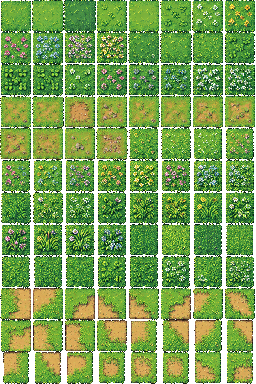
#> input picture dream/assets/tilesets/grass_atlas.png, 256 x 384 px
$ python make_seamless_terrain.py
#> lines starting #> are read from the running program, lines starting #| are printed output that depends on the picture; after the words box and inside, x2 and y2 are one past the last pixel; in counts of white or black regions, pixels touching at a corner belong together
#!/usr/bin/env python3
# -*- coding: utf-8 -*-
"""Build seamless multi-type grass + stone/dirt/water atlases.

Grass types (scientific / village maintenance logic):
  0-1 mowed   — near paths & plaza (trampled / kept short)
  2-3 meadow  — open yards
  4-5 tall    — edges, behind buildings, less foot traffic
  6   weed    — disturbed soil / fence corners
  7   damp    — riverbank moisture (cooler, darker green)

All tiles are wrap-seamless (L==R, T==B).
"""
from __future__ import annotations

import sys
from pathlib import Path

import numpy as np
from PIL import Image

if hasattr(sys.stdout, "reconfigure"):
	try:
		sys.stdout.reconfigure(encoding="utf-8")
	except Exception:
		pass

BASE = 32
REPO = Path(__file__).resolve().parents[2]
TILESETS = REPO / "dream" / "assets" / "tilesets"
OUT = REPO / "dream" / "assets" / "sliced" / "terrain_seamless"


def load_palette(atlas_path: Path, n: int = 6, grass_filter: bool = False) -> np.ndarray:
	im = np.array(Image.open(atlas_path).convert("RGBA"))
	rgb = im[:, :, :3][im[:, :, 3] > 200].astype(np.float32)
	if grass_filter:
		keep = (rgb[:, 1] > rgb[:, 0] * 0.85) & (rgb[:, 1] > rgb[:, 2] * 0.85) & (rgb[:, 1] > 35)
		if keep.sum() > 100:
			rgb = rgb[keep]
	rng = np.random.default_rng(2)
	idx = rng.choice(len(rgb), size=min(4000, len(rgb)), replace=False)
	pts = rgb[idx]
	centers = pts[rng.choice(len(pts), size=n, replace=False)]
	for _ in range(12):
		d = ((pts[:, None, :] - centers[None, :, :]) ** 2).sum(2)
		lab = d.argmin(1)
		for k in range(n):
			if (lab == k).any():
				centers[k] = pts[lab == k].mean(0)
	return np.clip(centers, 0, 255).astype(np.uint8)


def tileable_noise(size: int, scale: float, seed: int) -> np.ndarray:
	rng = np.random.default_rng(seed)
	gsize = int(size / scale) + 3
	g = rng.random((gsize, gsize))
	g[-1] = g[0]
	g[:, -1] = g[:, 0]
	ys = np.arange(size)[:, None] / scale
	xs = np.arange(size)[None, :] / scale
	x0 = np.floor(xs).astype(int) % (gsize - 1)
	y0 = np.floor(ys).astype(int) % (gsize - 1)
	x1 = (x0 + 1) % (gsize - 1)
	y1 = (y0 + 1) % (gsize - 1)
	tx = xs - np.floor(xs)
	ty = ys - np.floor(ys)
	return (g[y0, x0] * (1 - tx) + g[y0, x1] * tx) * (1 - ty) + (
		g[y1, x0] * (1 - tx) + g[y1, x1] * tx
	) * ty


def enforce_wrap(tile: np.ndarray) -> np.ndarray:
	tile = tile.copy()
	tile[:, -1] = tile[:, 0]
	tile[-1] = tile[0]
	tile[:, :, 3] = 255
	return tile


def shade_pal(pal: np.ndarray, brightness: float, cool: float = 0.0) -> list[np.ndarray]:
	out = []
	for c in sorted(list(pal), key=lambda x: float(np.mean(x))):
		v = c.astype(np.float32) * brightness
		v[2] = np.clip(v[2] + cool * 20.0, 0, 255)  # push blue for damp
		v[0] = np.clip(v[0] - cool * 10.0, 0, 255)
		out.append(np.clip(v, 0, 255).astype(np.uint8))
	return out


def fill_from_noise(mix: np.ndarray, pal: list[np.ndarray]) -> np.ndarray:
	tile = np.zeros((BASE, BASE, 4), np.uint8)
	for y in range(BASE):
		for x in range(BASE):
			idx = min(len(pal) - 1, int(mix[y, x] * len(pal)))
			tile[y, x, :3] = pal[idx]
			tile[y, x, 3] = 255
	return tile


def add_blades(tile: np.ndarray, pal: list[np.ndarray], count: int, height: int, seed: int) -> np.ndarray:
	rng = np.random.default_rng(seed)
	out = tile.copy()
	hi = pal[min(len(pal) - 1, len(pal) * 3 // 4) :]
	for _ in range(count):
		x = int(rng.integers(0, BASE))
		y = int(rng.integers(0, BASE))
		c = hi[int(rng.integers(0, len(hi)))]
		for dy in range(height):
			yy = (y - dy) % BASE
			out[yy, x, :3] = c
			if height > 2 and dy > 0 and rng.random() < 0.35:
				out[yy, (x + 1) % BASE, :3] = c
	return out


def add_weeds(tile: np.ndarray, seed: int) -> np.ndarray:
	rng = np.random.default_rng(seed)
	out = tile.copy()
	browns = [
		np.array([110, 95, 45], np.uint8),
		np.array([90, 70, 35], np.uint8),
		np.array([140, 120, 55], np.uint8),
	]
	for _ in range(22):
		x = int(rng.integers(0, BASE))
		y = int(rng.integers(0, BASE))
		c = browns[int(rng.integers(0, 3))]
		out[y, x, :3] = c
		out[(y + 1) % BASE, x, :3] = c
	return out


def make_grass_set(base_pal: np.ndarray) -> list[np.ndarray]:
	tiles: list[np.ndarray] = []
	# mowed x2 — fine noise, brighter, short blades
	for s in (0, 1):
		mix = 0.55 * tileable_noise(BASE, 6, 10 + s) + 0.45 * tileable_noise(BASE, 3, 20 + s)
		pal = shade_pal(base_pal, 1.08, cool=0.0)
		t = fill_from_noise(mix, pal)
		t = add_blades(t, pal, count=18, height=1, seed=100 + s)
		tiles.append(enforce_wrap(t))
	# meadow x2
	for s in (0, 1):
		mix = 0.4 * tileable_noise(BASE, 8, 30 + s) + 0.35 * tileable_noise(BASE, 4, 40 + s) + 0.25 * tileable_noise(BASE, 2, 50 + s)
		pal = shade_pal(base_pal, 1.0, cool=0.0)
		t = fill_from_noise(mix, pal)
		t = add_blades(t, pal, count=28, height=2, seed=200 + s)
		tiles.append(enforce_wrap(t))
	# tall / wild x2
	for s in (0, 1):
		mix = 0.35 * tileable_noise(BASE, 10, 60 + s) + 0.4 * tileable_noise(BASE, 4, 70 + s) + 0.25 * tileable_noise(BASE, 2, 80 + s)
		pal = shade_pal(base_pal, 0.92, cool=0.05)
		t = fill_from_noise(mix, pal)
		t = add_blades(t, pal, count=55, height=4, seed=300 + s)
		tiles.append(enforce_wrap(t))
	# weed
	mix = 0.5 * tileable_noise(BASE, 7, 90) + 0.5 * tileable_noise(BASE, 3, 91)
	pal = shade_pal(base_pal, 0.95, cool=0.0)
	t = add_weeds(add_blades(fill_from_noise(mix, pal), pal, 30, 2, 400), 401)
	tiles.append(enforce_wrap(t))
	# damp riverside — cooler mud + reed-like tall blades (bank-specific)
	mix = 0.35 * tileable_noise(BASE, 8, 110) + 0.35 * tileable_noise(BASE, 3, 111) + 0.3 * tileable_noise(BASE, 2, 112)
	pal = shade_pal(base_pal, 0.82, cool=0.75)
	# muddy darker base
	mud = [
		np.array([48, 72, 52], np.uint8),
		np.array([58, 78, 48], np.uint8),
		np.array([40, 58, 44], np.uint8),
	]
	t = fill_from_noise(mix, pal)
	rng = np.random.default_rng(503)
	for _ in range(40):
		x = int(rng.integers(0, BASE))
		y = int(rng.integers(0, BASE))
		c = mud[int(rng.integers(0, 3))]
		t[y, x, :3] = c
		t[(y + 1) % BASE, x, :3] = c
		t[y, (x + 1) % BASE, :3] = c
	t = add_blades(t, pal, 48, 4, 500)
	# sparse reed tips (olive)
	reed = np.array([70, 95, 40], np.uint8)
	for _ in range(12):
		x = int(rng.integers(0, BASE))
		y = int(rng.integers(0, BASE))
		for dy in range(5):
			t[(y - dy) % BASE, x, :3] = reed
	tiles.append(enforce_wrap(t))
	return tiles


def make_stone_set(pal: np.ndarray) -> list[np.ndarray]:
	tiles = []
	base = sorted(list(pal), key=lambda c: float(np.mean(c)))
	for s in range(6):
		mix = 0.65 * tileable_noise(BASE, 8, 200 + s) + 0.35 * tileable_noise(BASE, 3, 210 + s)
		t = np.zeros((BASE, BASE, 4), np.uint8)
		for y in range(BASE):
			for x in range(BASE):
				v = mix[y, x]
				crack = abs(np.sin((x + 3 + s) * 0.85) + np.cos((y + 5 - s) * 0.85))
				if crack < 0.12:
					v *= 0.72
				idx = min(len(base) - 1, int(v * len(base)))
				t[y, x, :3] = base[idx]
				t[y, x, 3] = 255
		tiles.append(enforce_wrap(t))
	return tiles


def make_water_set() -> list[np.ndarray]:
	pal = [
		np.array([28, 85, 155], np.uint8),
		np.array([36, 105, 175], np.uint8),
		np.array([48, 125, 195], np.uint8),
		np.array([60, 145, 210], np.uint8),
		np.array([22, 65, 125], np.uint8),
	]
	tiles = []
	for s in range(4):
		mix = 0.55 * tileable_noise(BASE, 8, 300 + s) + 0.45 * tileable_noise(BASE, 3, 310 + s)
		tiles.append(enforce_wrap(fill_from_noise(mix, pal)))
	return tiles


def pack(tiles: list[np.ndarray], path: Path, cols: int = 4) -> None:
	rows = (len(tiles) + cols - 1) // cols
	atlas = Image.new("RGBA", (cols * BASE, rows * BASE), (0, 0, 0, 0))
	for i, t in enumerate(tiles):
		atlas.paste(Image.fromarray(t), ((i % cols) * BASE, (i // cols) * BASE))
	atlas.save(path)
	print("wrote", path.name, "n=", len(tiles), "size=", atlas.size)
	assert np.array_equal(tiles[0][:, 0], tiles[0][:, -1])


def main() -> None:
	gpal = load_palette(TILESETS / "grass_atlas.png", grass_filter=True)
#> in load_palette, im is the input picture: shape (384, 256, 4); mean R, G, B, A 89.6, 128.4, 52.5, 220.7
#> in load_palette, `idx = rng.choice(len(rgb), size=min(4000, len(rgb)), replace=False)`: idx = 4000 values, max 76159 at index 965, min 17 at index 2041, mean 37754.2
#> in load_palette, `centers = pts[rng.choice(len(pts), size=n, replace=False)]`: centers = [[126, 182, 63], [241, 240, 244], [176, 187, 53], [17, 52, 29], [101, 166, 53], [152, 165, 49]]
#> after the loop in load_palette, `for _ in range(12):`: centers = [[107.6, 168.6, 58.3], [216.5, 225.9, 211], [198.2, 217.3, 75.98], [29.17, 85.51, 41.9], [65.82, 134.5, 54.51], [151.6, 179.8, 64.03]]
#> gpal = [[107, 168, 58], [216, 225, 211], [198, 217, 75], [29, 85, 41], [65, 134, 54], [151, 179, 64]]
	spal = load_palette(TILESETS / "stone_atlas.png")
#> call 2 of load_palette, with n = 6, grass_filter = False
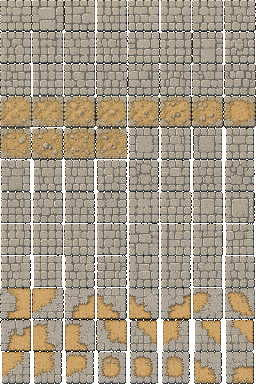
#> input picture dream/assets/tilesets/stone_atlas.png, 256 x 384 px
#> in load_palette, im is the input picture: shape (384, 256, 4); mean R, G, B, A 147.4, 135.4, 116.6, 235.6
#> in load_palette (call 2), `idx = rng.choice(len(rgb), size=min(4000, len(rgb)), replace=False)`: idx = 4000 values, max 90827 at index 1532, min 20 at index 2041, mean 45407.5
#> in load_palette (call 2), `centers = pts[rng.choice(len(pts), size=n, replace=False)]`: centers = [[181, 173, 160], [167, 159, 146], [78, 80, 79], [174, 166, 155], [194, 159, 103], [118, 118, 108]]
#> after the loop in load_palette (call 2), `for _ in range(12):`: centers = [[197.1, 187.1, 170.8], [153.1, 143.9, 128.6], [49.1, 46.6, 41.67], [174.1, 163.8, 148.4], [190.2, 154.7, 101.9], [116.4, 108.2, 93.72]]
#> spal = [[197, 187, 170], [153, 143, 128], [49, 46, 41], [174, 163, 148], [190, 154, 101], [116, 108, 93]]
	dpal = load_palette(TILESETS / "dirt_atlas.png")
#> call 3 of load_palette, with n = 6, grass_filter = False
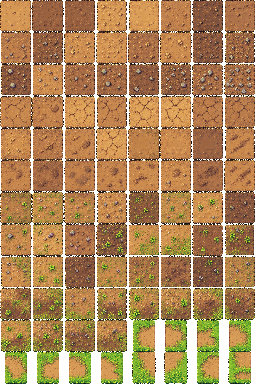
#> input picture dream/assets/tilesets/dirt_atlas.png, 256 x 384 px
#> in load_palette, im is the input picture: shape (384, 256, 4); mean R, G, B, A 146.9, 107.3, 61, 227.1
#> in load_palette (call 3), `idx = rng.choice(len(rgb), size=min(4000, len(rgb)), replace=False)`: idx = 4000 values, max 87546 at index 1056, min 19 at index 2041, mean 43577
#> in load_palette (call 3), `centers = pts[rng.choice(len(pts), size=n, replace=False)]`: centers = [[131, 86, 63], [159, 100, 67], [138, 123, 119], [187, 133, 75], [153, 94, 66], [162, 105, 69]]
#> after the loop in load_palette (call 3), `for _ in range(12):`: centers = [[54.14, 44.85, 30.95], [162.7, 108.9, 67.98], [220.7, 176.2, 94.6], [200.3, 140.3, 78.92], [121.7, 85.73, 56.62], [143.3, 165.9, 53.49]]
#> dpal = [[54, 44, 30], [162, 108, 67], [220, 176, 94], [200, 140, 78], [121, 85, 56], [143, 165, 53]]
	grass = make_grass_set(gpal)
#> the loop in make_grass_set, `for s in (0, 1):` made 2 passes
#> hi in add_blades on passes 1 to 2: [[213, 234, 81], [233, 243, 227]], [[213, 234, 81], [233, 243, 227]]
#> after the loop in make_grass_set, `for s in (0, 1):`:
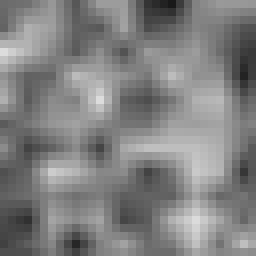
#> mix: shape (32, 32) float64 (shown 8 times larger); min 0.0992, max 0.864, mean 0.507
#> after the loop in make_grass_set, `for s in (0, 1):`: tiles = 2 items
#> the loop in make_grass_set, `for s in (0, 1):` made 2 passes
#> hi in add_blades on passes 1 to 2: [[198, 217, 75], [216, 225, 211]], [[198, 217, 75], [216, 225, 211]]
#> after the loop in make_grass_set, `for s in (0, 1):`: tiles = 4 items
#> the loop in make_grass_set, `for s in (0, 1):` made 2 passes
#> hi in add_blades on passes 1 to 2: [[181, 199, 70], [198, 207, 195]], [[181, 199, 70], [198, 207, 195]]
#> after the loop in make_grass_set, `for s in (0, 1):`: tiles = 6 items
#> in make_grass_set, `pal = shade_pal(base_pal, 0.95, cool=0.0)`: pal = [[27, 80, 38], [61, 127, 51], [101, 159, 55], [143, 170, 60], [188, 206, 71], [205, 213, 200]]
#> in fill_from_noise (call 7), `tile = np.zeros((BASE, BASE, 4), np.uint8)`: tile: shape (32, 32, 4); every value is 0
#> in add_blades (call 7), `hi = pal[min(len(pal) - 1, len(pal) * 3 // 4) :]`: hi = [[188, 206, 71], [205, 213, 200]]
#> the loop in add_blades (call 7), `for _ in range(count):` made 30 passes
#> (x, y, c) on passes 1 to 12: (25, 6, [188, 206, 71]), (19, 10, [205, 213, 200]), (2, 12, [188, 206, 71]), (10, 13, [188, 206, 71]), (19, 13, [205, 213, 200]), (11, 25, [205, 213, 200]), (13, 18, [188, 206, 71]), (11, 7, [188, 206, 71]), (0, 0, [205, 213, 200]), (0, 14, [188, 206, 71]), (27, 10, [188, 206, 71]), (31, 19, [188, 206, 71])
#> after the loop in add_blades (call 7), `for _ in range(count):`:
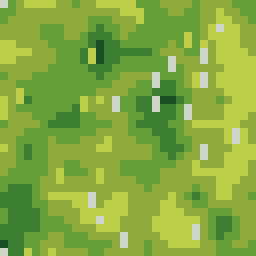
#> out: shape (32, 32, 4) (shown 8 times larger); mean of channels 0, 1, 2, 3 131.5, 169.6, 63.3, 255; drawn as R, G, B
#> in add_weeds, `browns = [ np.array([110, 95, 45], np.uint8), np.array([90, 70, 35], n..`: browns = [[110, 95, 45], [90, 70, 35], [140, 120, 55]]
#> the loop in add_weeds, `for _ in range(22):` made 22 passes
#> (x, y, c) on passes 1 to 12: (13, 22, [110, 95, 45]), (12, 30, [110, 95, 45]), (22, 27, [90, 70, 35]), (29, 5, [90, 70, 35]), (17, 26, [110, 95, 45]), (26, 8, [90, 70, 35]), (4, 8, [90, 70, 35]), (27, 16, [140, 120, 55]), (13, 6, [90, 70, 35]), (28, 19, [110, 95, 45]), (14, 20, [90, 70, 35]), (16, 13, [90, 70, 35])
#> after the loop in add_weeds, `for _ in range(22):`: out: shape (32, 32, 4); 4.3% of pixels changed, all inside (x1, y1, x2, y2) = (0, 1, 31, 32)
#> in enforce_wrap (call 7), `tile[:, -1] = tile[:, 0]`: tile: shape (32, 32, 4); mean of channels 0, 1, 2, 3 129.8, 165.7, 62.7, 255
#> in enforce_wrap (call 7), `tile[-1] = tile[0]`: tile: shape (32, 32, 4); mean of channels 0, 1, 2, 3 130.3, 166.1, 62.8, 255
#> in make_grass_set, `pal = shade_pal(base_pal, 0.82, cool=0.75)`: pal = [[16, 69, 48], [45, 109, 59], [80, 137, 62], [116, 146, 67], [154, 177, 76], [169, 184, 188]]
#> in make_grass_set, `mud = [ np.array([48, 72, 52], np.uint8), np.array([58, 78, 48], np.ui..`: mud = [[48, 72, 52], [58, 78, 48], [40, 58, 44]]
#> the loop in make_grass_set, `for _ in range(40):` made 40 passes
#> (x, y, c) on passes 1 to 12: (8, 13, [40, 58, 44]), (7, 8, [40, 58, 44]), (21, 16, [58, 78, 48]), (28, 24, [48, 72, 52]), (10, 26, [40, 58, 44]), (11, 13, [40, 58, 44]), (30, 19, [40, 58, 44]), (11, 5, [58, 78, 48]), (31, 31, [48, 72, 52]), (2, 1, [48, 72, 52]), (5, 19, [58, 78, 48]), (12, 0, [40, 58, 44])
#> after the loop in make_grass_set, `for _ in range(40):`:
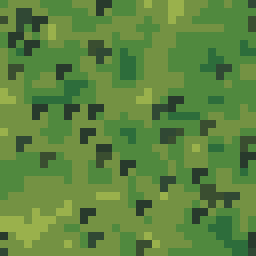
#> t: shape (32, 32, 4) (shown 8 times larger); mean of channels 0, 1, 2, 3 92.7, 133.1, 62.8, 255; drawn as R, G, B
#> in make_grass_set, `reed = np.array([70, 95, 40], np.uint8)`: reed = [70, 95, 40]
#> the loop in make_grass_set, `for _ in range(12):` made 12 passes
#> (x, y) on passes 1 to 12: (14, 3), (9, 2), (15, 28), (0, 23), (16, 18), (17, 7), (30, 20), (23, 16), (10, 21), (15, 3), (15, 19), (24, 0)
#> after the loop in make_grass_set, `for _ in range(12):`: t: shape (32, 32, 4); mean of channels 0, 1, 2, 3 105.5, 140.5, 74.9, 255
#> in enforce_wrap (call 8), `tile[:, -1] = tile[:, 0]`: tile: shape (32, 32, 4); mean of channels 0, 1, 2, 3 105.9, 140.7, 74.5, 255
#> in enforce_wrap (call 8), `tile[-1] = tile[0]`: tile: shape (32, 32, 4); mean of channels 0, 1, 2, 3 106.3, 140.9, 74.7, 255
#> grass = 8 items
	stone = make_stone_set(spal)
#> in make_stone_set, `base = sorted(list(pal), key=lambda c: float(np.mean(c)))`: base = [[49, 46, 41], [116, 108, 93], [153, 143, 128], [190, 154, 101], [174, 163, 148], [197, 187, 170]]
#> after the loop in make_stone_set, `for s in range(6):`:
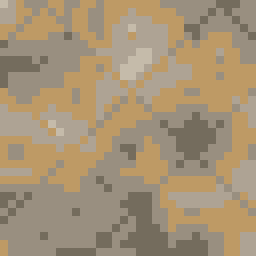
#> t: shape (32, 32, 4) (shown 8 times larger); mean of channels 0, 1, 2, 3 165.6, 146.5, 118.1, 255; drawn as R, G, B
#> after the loop in make_stone_set, `for s in range(6):`: tiles = 6 items
#> stone = 6 items
	dirt = make_grass_set(dpal)[:6]
#> the loop in make_grass_set (call 2), `for s in (0, 1):` made 2 passes
#> hi in add_blades on passes 1 to 2: [[216, 151, 84], [237, 190, 101]], [[216, 151, 84], [237, 190, 101]]
#> after the loop in make_grass_set (call 2), `for s in (0, 1):`: tiles = 2 items
#> the loop in make_grass_set (call 2), `for s in (0, 1):` made 2 passes
#> hi in add_blades on passes 1 to 2: [[200, 140, 78], [220, 176, 94]], [[200, 140, 78], [220, 176, 94]]
#> pass 1, in make_grass_set (call 2), `t = fill_from_noise(mix, pal)`:
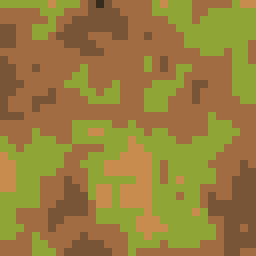
#> t: shape (32, 32, 4) (shown 8 times larger); mean of channels 0, 1, 2, 3 152.2, 126.6, 61.3, 255; drawn as R, G, B
#> after the loop in make_grass_set (call 2), `for s in (0, 1):`: tiles = 4 items
#> the loop in make_grass_set (call 2), `for s in (0, 1):` made 2 passes
#> hi in add_blades on passes 1 to 2: [[183, 128, 72], [201, 161, 87]], [[183, 128, 72], [201, 161, 87]]
#> after the loop in make_grass_set (call 2), `for s in (0, 1):`: tiles = 6 items
#> in make_grass_set (call 2), `pal = shade_pal(base_pal, 0.95, cool=0.0)`: pal = [[51, 41, 28], [114, 80, 53], [153, 102, 63], [135, 156, 50], [190, 133, 74], [209, 167, 89]]
#> the loop in add_weeds (call 2), `for _ in range(22):` made 22 passes
#> (x, y) on pass 9: (13, 6)
	water = make_water_set()
	(OUT / "grass").mkdir(parents=True, exist_ok=True)
	for i, t in enumerate(grass):
		Image.fromarray(t).save(OUT / "grass" / f"tile_{i:02d}.png")
#> this loop made 8 passes
	pack(grass, TILESETS / "grass_seamless_atlas.png", cols=4)
#> the loop in pack, `for i, t in enumerate(tiles):` made 8 passes
#| wrote grass_seamless_atlas.png n= 8 size= (128, 64)
	pack(stone, TILESETS / "stone_seamless_atlas.png", cols=4)
#> the loop in pack (call 2), `for i, t in enumerate(tiles):` made 6 passes
#| wrote stone_seamless_atlas.png n= 6 size= (128, 64)
	pack(dirt, TILESETS / "dirt_seamless_atlas.png", cols=4)
#| wrote dirt_seamless_atlas.png n= 6 size= (128, 64)
	pack(water, TILESETS / "water_seamless_atlas.png", cols=4)
#| wrote water_seamless_atlas.png n= 4 size= (128, 32)
	# labeled preview strip
	preview = Image.new("RGBA", (BASE * 8, BASE))
	labels = ["mow0", "mow1", "mead0", "mead1", "tall0", "tall1", "weed", "damp"]
	for i, t in enumerate(grass):
		preview.paste(Image.fromarray(t), (i * BASE, 0))
	preview.save(TILESETS / "grass_types_preview.png")
	print("types", labels)


if __name__ == "__main__":
	main()
